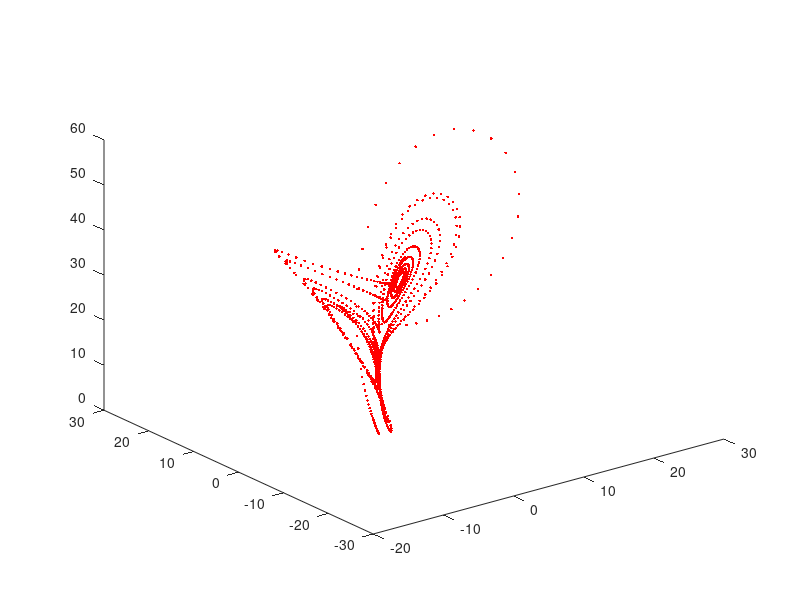

Here is the MATLAB script that generated this plot:
clear all
close all
clc

x = 0.01;
y = 0.01;
z = 0.01;
dt = 0.01;

a = 10;
b = 28;
c = 8.0/3.0;

pnts = zeros(3, 1201);
pnts(1, 1) = x;pnts(2, 1) = y;pnts(3, 1) = z;

for i = 2:1201
    
    dx = (a * (y - x)) * dt;
    dy = (x * (b - z) - y) * dt;
    dz = (x * y - c * z) * dt;
    
    x = x + dx; y = y + dy; z = z + dz;
    
    pnts(1, i) = x; pnts(2, i) = y; pnts(3, i) = z;
end

direction = [1 1 0];

for i = 1:1201
    p = plot3(pnts(1, i), pnts(2, i), pnts(3, i), '.r');
    hold on
    pause(0.0001);
end
